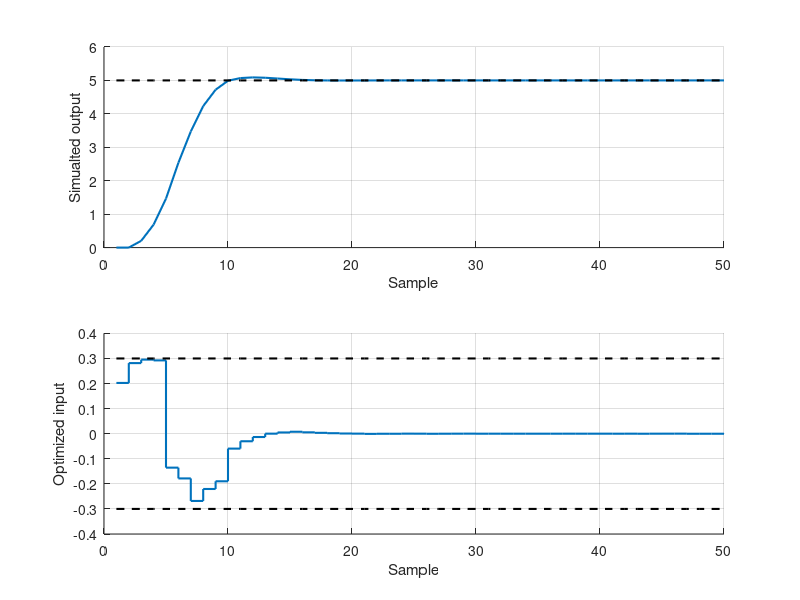

Write MATLAB code to recreate this figure.
%% Plot output data from CPP MADS ARX implementation
% 
close all;
load output.txt;
figure; subplot(2,1,1);
hold on;
plot(output(:,2), 'LineWidth', 1.5); grid on;xlabel('Sample');ylabel('Simualted output');
plot(output(:,2)*0+5, 'k--', 'LineWidth', 1.5);
hold off;
subplot(2,1,2);
hold on;
stairs(output(:,1), 'LineWidth', 1.5); grid on;xlabel('Sample');ylabel('Optimized input');
plot(output(:,1)*0+0.3,'k--', 'LineWidth',1.5);
plot(output(:,1)*0-0.3,'k--', 'LineWidth',1.5);
